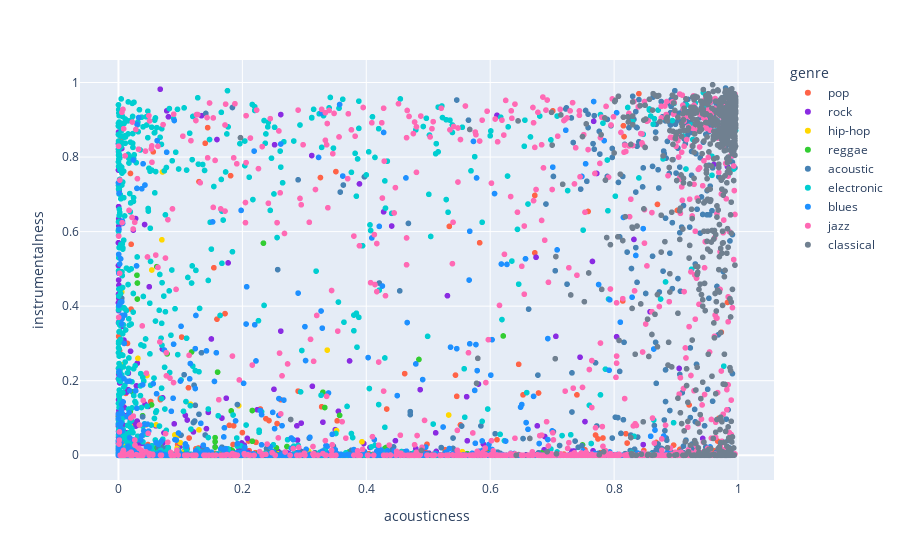

This figure's notebook cell:
### Markdown cell above
---
# Acousticness and Instrumentalness

### Code cell
px.scatter(data_frame=train_data, x="acousticness", y="instrumentalness", color="genre", color_discrete_map=color_dict)

### Figure 1 — Plotly figure (JSON) as saved in the notebook; plotly's stock layout.template omitted (floating-point values rounded to 4 significant figures; data arrays with more than 128 entries replaced by an {"elided": "..."} marker saying what was removed)
{"data": [{"hovertemplate": "genre=pop<br>acousticness=%{x}<br>instrumentalness=%{y}<extra></extra>", "legendgroup": "pop", "marker": {"color": "#FF6347", "symbol": "circle"}, "mode": "markers", "name": "pop", "showlegend": true, "type": "scattergl", "x": {"elided": "968 float values"}, "xaxis": "x", "y": {"elided": "968 float values"}, "yaxis": "y"}, {"hovertemplate": "genre=rock<br>acousticness=%{x}<br>instrumentalness=%{y}<extra></extra>", "legendgroup": "rock", "marker": {"color": "#8A2BE2", "symbol": "circle"}, "mode": "markers", "name": "rock", "showlegend": true, "type": "scattergl", "x": {"elided": "849 float values"}, "xaxis": "x", "y": {"elided": "849 float values"}, "yaxis": "y"}, {"hovertemplate": "genre=hip-hop<br>acousticness=%{x}<br>instrumentalness=%{y}<extra></extra>", "legendgroup": "hip-hop", "marker": {"color": "#FFD700", "symbol": "circle"}, "mode": "markers", "name": "hip-hop", "showlegend": true, "type": "scattergl", "x": {"elided": "839 float values"}, "xaxis": "x", "y": {"elided": "839 float values"}, "yaxis": "y"}, {"hovertemplate": "genre=reggae<br>acousticness=%{x}<br>instrumentalness=%{y}<extra></extra>", "legendgroup": "reggae", "marker": {"color": "#32CD32", "symbol": "circle"}, "mode": "markers", "name": "reggae", "showlegend": true, "type": "scattergl", "x": {"elided": "879 float values"}, "xaxis": "x", "y": {"elided": "879 float values"}, "yaxis": "y"}, {"hovertemplate": "genre=acoustic<br>acousticness=%{x}<br>instrumentalness=%{y}<extra></extra>", "legendgroup": "acoustic", "marker": {"color": "#4682B4", "symbol": "circle"}, "mode": "markers", "name": "acoustic", "showlegend": true, "type": "scattergl", "x": {"elided": "952 float values"}, "xaxis": "x", "y": {"elided": "952 float values"}, "yaxis": "y"}, {"hovertemplate": "genre=electronic<br>acousticness=%{x}<br>instrumentalness=%{y}<extra></extra>", "legendgroup": "electronic", "marker": {"color": "#00CED1", "symbol": "circle"}, "mode": "markers", "name": "electronic", "showlegend": true, "type": "scattergl", "x": {"elided": "949 float values"}, "xaxis": "x", "y": {"elided": "949 float values"}, "yaxis": "y"}, {"hovertemplate": "genre=blues<br>acousticness=%{x}<br>instrumentalness=%{y}<extra></extra>", "legendgroup": "blues", "marker": {"color": "#1E90FF", "symbol": "circle"}, "mode": "markers", "name": "blues", "showlegend": true, "type": "scattergl", "x": {"elided": "840 float values"}, "xaxis": "x", "y": {"elided": "840 float values"}, "yaxis": "y"}, {"hovertemplate": "genre=jazz<br>acousticness=%{x}<br>instrumentalness=%{y}<extra></extra>", "legendgroup": "jazz", "marker": {"color": "#FF69B4", "symbol": "circle"}, "mode": "markers", "name": "jazz", "showlegend": true, "type": "scattergl", "x": {"elided": "959 float values"}, "xaxis": "x", "y": {"elided": "959 float values"}, "yaxis": "y"}, {"hovertemplate": "genre=classical<br>acousticness=%{x}<br>instrumentalness=%{y}<extra></extra>", "legendgroup": "classical", "marker": {"color": "#708090", "symbol": "circle"}, "mode": "markers", "name": "classical", "showlegend": true, "type": "scattergl", "x": {"elided": "952 float values"}, "xaxis": "x", "y": {"elided": "952 float values"}, "yaxis": "y"}], "layout": {"legend": {"title": {"text": "genre"}, "tracegroupgap": 0}, "margin": {"t": 60}, "xaxis": {"anchor": "y", "domain": [0, 1], "title": {"text": "acousticness"}}, "yaxis": {"anchor": "x", "domain": [0, 1], "title": {"text": "instrumentalness"}}}}
